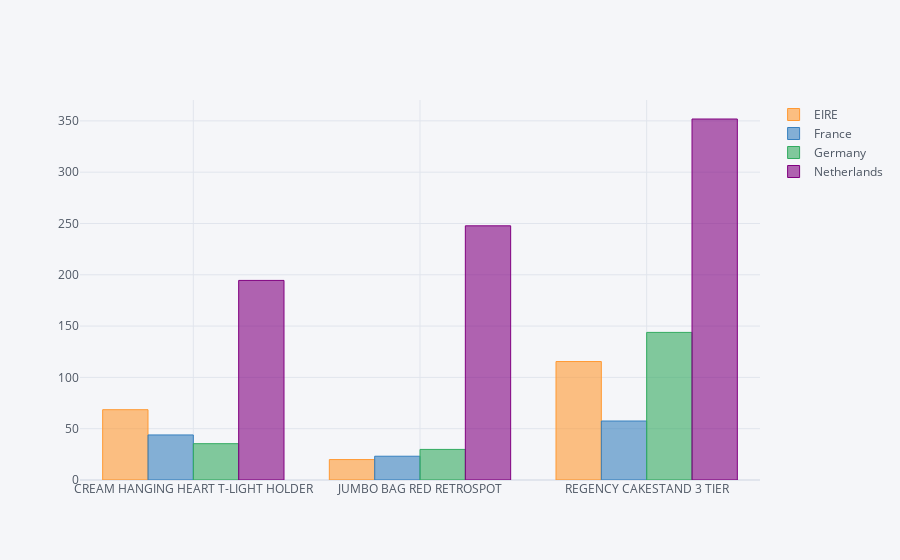

Here is the notebook cell this chart was saved with:
### Code cell
filtro5 = data[(data['Country'].isin(['EIRE', 'Germany', 'France', 'Netherlands']))&(data['Description'].isin(product_list))]
filtro5 = filtro5.pivot_table(columns="Country",index="Description",values="Revenue")
filtro5.iplot(kind ='bar')

### Figure 1 — Plotly figure (JSON) as saved in the notebook; plotly's stock layout.template omitted (floating-point values rounded to 4 significant figures)
{"data": [{"marker": {"color": "rgba(255, 153, 51, 0.6)", "line": {"color": "rgba(255, 153, 51, 1.0)", "width": 1}}, "name": "EIRE", "orientation": "v", "text": "", "type": "bar", "x": ["CREAM HANGING HEART T-LIGHT HOLDER", "JUMBO BAG RED RETROSPOT", "REGENCY CAKESTAND 3 TIER"], "y": [68.52, 19.91, 115.4]}, {"marker": {"color": "rgba(55, 128, 191, 0.6)", "line": {"color": "rgba(55, 128, 191, 1.0)", "width": 1}}, "name": "France", "orientation": "v", "text": "", "type": "bar", "x": ["CREAM HANGING HEART T-LIGHT HOLDER", "JUMBO BAG RED RETROSPOT", "REGENCY CAKESTAND 3 TIER"], "y": [43.92, 23.16, 57.49]}, {"marker": {"color": "rgba(50, 171, 96, 0.6)", "line": {"color": "rgba(50, 171, 96, 1.0)", "width": 1}}, "name": "Germany", "orientation": "v", "text": "", "type": "bar", "x": ["CREAM HANGING HEART T-LIGHT HOLDER", "JUMBO BAG RED RETROSPOT", "REGENCY CAKESTAND 3 TIER"], "y": [35.4, 29.8, 143.8]}, {"marker": {"color": "rgba(128, 0, 128, 0.6)", "line": {"color": "rgba(128, 0, 128, 1.0)", "width": 1}}, "name": "Netherlands", "orientation": "v", "text": "", "type": "bar", "x": ["CREAM HANGING HEART T-LIGHT HOLDER", "JUMBO BAG RED RETROSPOT", "REGENCY CAKESTAND 3 TIER"], "y": [194.5, 247.7, 351.8]}], "layout": {"legend": {"bgcolor": "#F5F6F9", "font": {"color": "#4D5663"}}, "paper_bgcolor": "#F5F6F9", "plot_bgcolor": "#F5F6F9", "title": {"font": {"color": "#4D5663"}}, "xaxis": {"gridcolor": "#E1E5ED", "showgrid": true, "tickfont": {"color": "#4D5663"}, "title": {"font": {"color": "#4D5663"}, "text": ""}, "zerolinecolor": "#E1E5ED"}, "yaxis": {"gridcolor": "#E1E5ED", "showgrid": true, "tickfont": {"color": "#4D5663"}, "title": {"font": {"color": "#4D5663"}, "text": ""}, "zerolinecolor": "#E1E5ED"}}}
